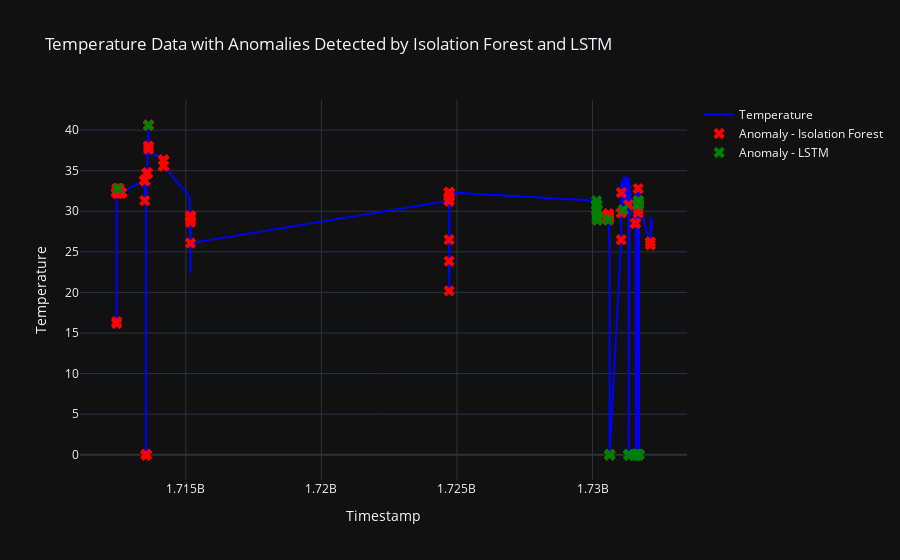

Here is the notebook cell this chart was saved with:
### Code cell
import plotly.graph_objects as go

# Create a Plotly figure
fig = go.Figure()

# Add Temperature data as a line plot
fig.add_trace(go.Scatter(
    x=df_preprocessed['datatime'],
    y=df_preprocessed['temperature'],
    mode='lines',
    name='Temperature',
    line=dict(color='blue')
))

# Add anomalies detected by Isolation Forest (highlighting in red)
fig.add_trace(go.Scatter(
    x=df_preprocessed['datatime'][df_preprocessed['anomaly_isolation_forest'] == -1],
    y=df_preprocessed['temperature'][df_preprocessed['anomaly_isolation_forest'] == -1],
    mode='markers',
    name='Anomaly - Isolation Forest',
    marker=dict(color='red', symbol='x', size=10)
))

# Add anomalies detected by LSTM (highlighting in green)
fig.add_trace(go.Scatter(
    x=df_preprocessed['datatime'][df_preprocessed['anomaly_lstm'] == -1],
    y=df_preprocessed['temperature'][df_preprocessed['anomaly_lstm'] == -1],
    mode='markers',
    name='Anomaly - LSTM',
    marker=dict(color='green', symbol='x', size=10)
))

# Update layout for better presentation
fig.update_layout(
    title='Temperature Data with Anomalies Detected by Isolation Forest and LSTM',
    xaxis_title='Timestamp',
    yaxis_title='Temperature',
    hovermode='closest',
    template='plotly_dark'
)

# Show the interactive plot
fig.show()

### Figure 1 — Plotly figure (JSON) as saved in the notebook; plotly's stock layout.template omitted (floating-point values rounded to 4 significant figures; data arrays with more than 128 entries replaced by an {"elided": "..."} marker saying what was removed)
{"data": [{"line": {"color": "blue"}, "mode": "lines", "name": "Temperature", "type": "scatter", "x": {"elided": "5926 int values"}, "y": {"elided": "5926 float values"}}, {"marker": {"color": "red", "size": 10, "symbol": "x"}, "mode": "markers", "name": "Anomaly - Isolation Forest", "type": "scatter", "x": {"elided": "297 int values"}, "y": {"elided": "297 float values"}}, {"marker": {"color": "green", "size": 10, "symbol": "x"}, "mode": "markers", "name": "Anomaly - LSTM", "type": "scatter", "x": {"elided": "294 int values"}, "y": {"elided": "294 float values"}}], "layout": {"hovermode": "closest", "title": {"text": "Temperature Data with Anomalies Detected by Isolation Forest and LSTM"}, "xaxis": {"title": {"text": "Timestamp"}}, "yaxis": {"title": {"text": "Temperature"}}}}
